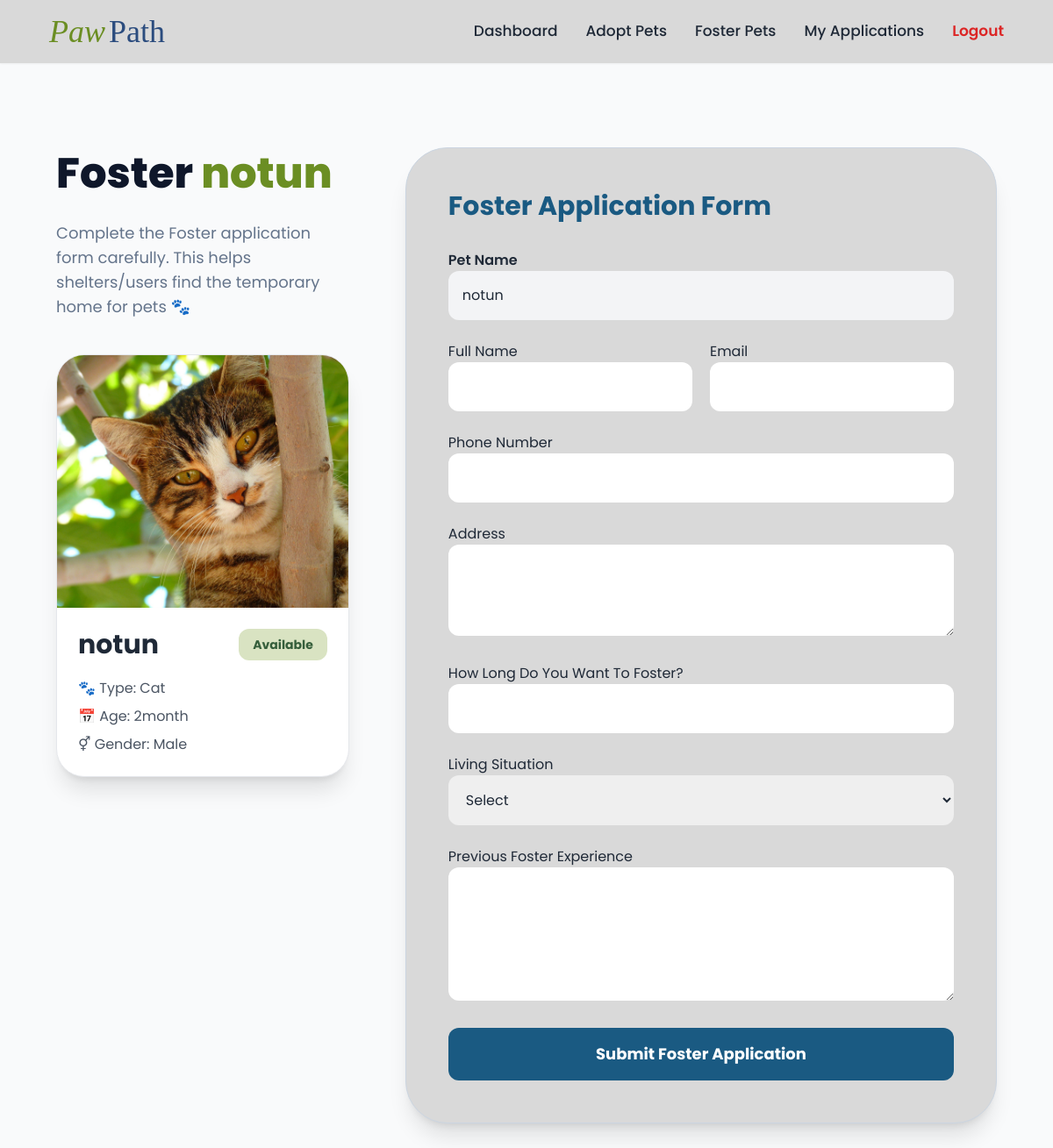
/user/apply-foster.php?id=5 (signed in), run on the app's committed database.
### tables this page shows
CREATE TABLE `pets` (
  `id` int(11) NOT NULL,
  `shelter_id` int(11) DEFAULT NULL,
  `user_id` int(11) DEFAULT NULL,
  `owner_type` enum('shelter','user') NOT NULL,
  `category` enum('adoption','foster') NOT NULL,
  `name` varchar(100) NOT NULL,
  `type` enum('Dog','Cat','Bird','Rabbit','Other') DEFAULT 'Other',
  `age` varchar(50) DEFAULT NULL,
  `gender` enum('Male','Female') DEFAULT NULL,
  `activity_level` enum('Low','Medium','High') DEFAULT NULL,
  `health_status` varchar(100) DEFAULT NULL,
  `foster_duration` varchar(50) DEFAULT NULL,
  `status` enum('available','adopted','fostered') DEFAULT 'available',
  `description` text DEFAULT NULL,
  `image` varchar(255) DEFAULT NULL,
  `is_deleted` tinyint(1) DEFAULT 0,
  `deleted_at` timestamp NULL DEFAULT NULL,
  `created_at` timestamp NOT NULL DEFAULT current_timestamp(),
  `updated_at` timestamp NOT NULL DEFAULT current_timestamp() ON UPDATE current_timestamp()
);

### user/apply-foster.php (the view, shortened to what this page needs)
<?php
include '../includes/db.php';
include '../includes/header.php';
include '../includes/navbar.php';
$pet_id = isset($_GET['id']) ? (int)$_GET['id'] : 0;
$pet = $conn->query("
    SELECT *
    FROM pets
    WHERE id = $pet_id
    AND category='foster'
    AND is_deleted=0
")->fetch_assoc();
?>
<main class="max-w-full mx-auto px-6 md:px-16 py-24 bg-gray-50 min-h-screen">
<div class="flex flex-col lg:flex-row gap-16 items-start">
   <div class="w-full lg:w-1/3">
            <div class="sticky top-28">
                <h1 class="text-5xl font-extrabold text-slate-900 leading-tight">
                    Foster
                    <span class="text-[#6B8E23]">
                        <?= htmlspecialchars($pet['name']) ?>
                    </span>
                </h1>
                <p class="text-slate-500 mt-6 text-lg">
                    Complete the Foster application form carefully.
                    This helps shelters/users find the temporary home for pets 🐾
                </p>
                <div class="mt-10 bg-white rounded-[2rem] overflow-hidden shadow-xl border">
                    <img src="../assets/images/<?= htmlspecialchars($pet['image']) ?>"
                         class="w-full h-72 object-cover">
                    <div class="p-6">
                        <div class="flex justify-between items-center">
                            <h2 class="text-3xl font-bold text-gray-800">
                                <?= htmlspecialchars($pet['name']) ?>
                            </h2>
                            <span class="bg-[#d9e3c2] text-[#355E3B] px-4 py-2 rounded-xl text-sm font-bold">
                                <?= ucfirst($pet['status']) ?>
                            </span>
                        </div>
                        <div class="mt-5 space-y-2 text-gray-600">
                            <p>🐾 Type: <?= $pet['type'] ?></p>
                            <p>📅 Age: <?= $pet['age'] ?></p>
                            <p>⚥ Gender: <?= $pet['gender'] ?></p>
                        </div>
                    </div>
                </div>
            </div>
    </div>
    <div class="w-full lg:w-2/3 bg-[#D9D9D9] p-8 md:p-12 rounded-[3rem] shadow-xl border border-slate-300">
        <h1 class="text-3xl font-bold mb-8 text-[#1a5a82]">
            Foster Application Form
        </h1>
        <form method="POST" class="space-y-6">
            <div>
                <label class="font-semibold">
                    Pet Name
                </label>
                <input type="text"
                       value="<?= htmlspecialchars($pet['name']) ?>"
                       readonly
                       class="w-full p-4 rounded-xl bg-gray-100">
            </div>
            <div class="grid md:grid-cols-2 gap-5">
                <div>
                    <label>Full Name</label>
                    <input type="text"
                           name="full_name"
                           required
                           class="w-full p-4 rounded-xl">
                </div>
                <div>
                    <label>Email</label>
                    <input type="email"
                           name="email"
                           required
                           class="w-full p-4 rounded-xl">
                </div>
            </div>
            <div>
                <label>Phone Number</label>
                <input type="text"
                       name="phone"
                       required
                       class="w-full p-4 rounded-xl">
            </div>
            <div>
                <label>Address</label>
                <textarea name="address"
                          rows="3"
                          required
                          class="w-full p-4 rounded-xl"></textarea>
            </div>
            <div>
                <label>How Long Do You Want To Foster?</label>
                <input type="text"
                       name="duration"
                       required
                       class="w-full p-4 rounded-xl">
            </div>
            <div>
                <label>Living Situation</label>
                <select name="living_situation"
                        required
                        class="w-full p-4 rounded-xl">
                    <option value="">Select</option>
                </select>
            </div>
            <div>
                <label>Previous Foster Experience</label>
                <textarea name="experience"
                          rows="5"
                          required
                          class="w-full p-4 rounded-xl"></textarea>
            </div>
            <button
                class="w-full bg-[#1a5a82] text-white py-4 rounded-xl text-lg font-bold">
                Submit Foster Application
            </button>
        </form>
    </div>
</div>
</main>

### data on the page
pets: name "notun", image (picture), status "Available", type "Cat", age "2month", gender "Male"
